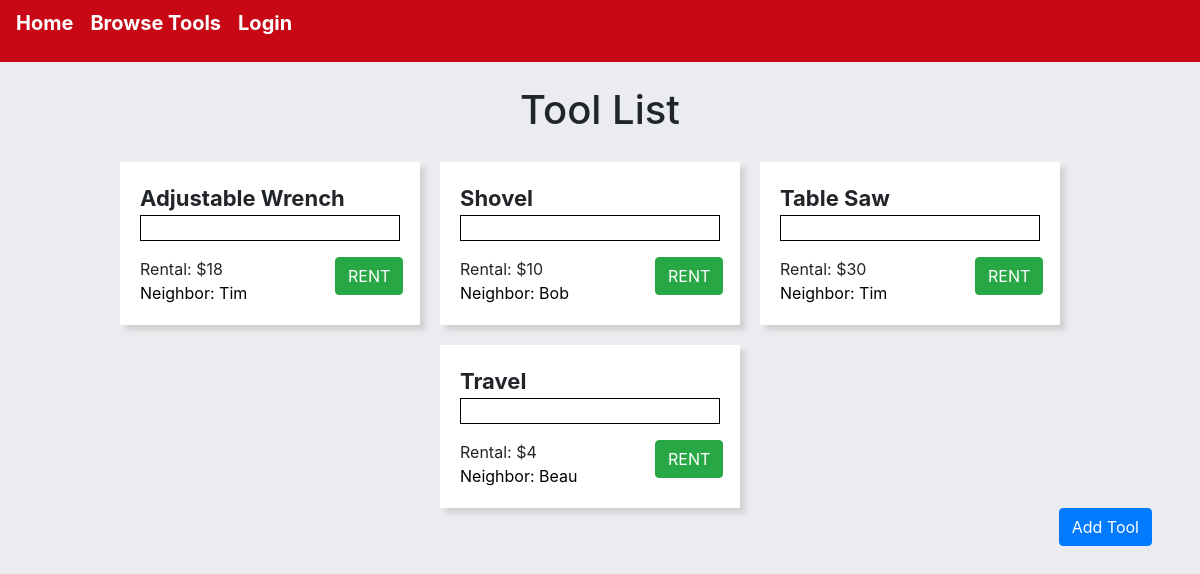
The page /tools/all/ on the database its author committed.
### tools/models.py (models this page shows, shortened)
class Tool(models.Model):
    AVAILABLE = 'AVAILABLE'
    NOT_AVAILABLE = 'NOT_AVAILABLE'
    AVAILABLE_CHOICES = [
        (AVAILABLE, 'Available'),
        (NOT_AVAILABLE, 'Not Available')
    ]
    name = models.CharField(max_length=255)
    picture = models.URLField(null=True)
    available = models.CharField(max_length=255, choices=AVAILABLE_CHOICES)
    price = models.IntegerField(null=True)
    neighbor = models.ForeignKey(User, on_delete=models.CASCADE, null=True)
    class Meta:
        ordering = ['name']

### tools/views.py (the view)
# urls.py: path('tools/all/', views.ListView.as_view(), name='tool_list'),
class ListView(generic.ListView):
    template_name = 'tools/tool_list.html'
    model = Tool
    def get_queryset(self):
        if 'pk' in self.kwargs:
            return Tool.objects.filter(neighbor = self.request.user)
        return Tool.objects.all()

### tools/templates/tools/tool_list.html (shortened to what this page needs)
{% extends 'tools/base.html'%}
{% block content %}
  <h1 class="d-flex justify-content-center mt-4">Tool List</h1>
  <div class="d-flex flex-wrap justify-content-center">
    {% for tool in object_list %}
    <div class="tool-container col-sm-6 col-lg-3">
        <div class="tool-name">{{tool.name}}</div>
        <div class="tool-img"><img src="{{tool.picture}}" alt=""></div>
      <div class="row no-gutters mt-3">
        <div class="col-9">
        <span class="row no-gutters">Rental: ${{tool.price}}</span>
        <span class="neighbor"><a href="#">Neighbor: {{tool.neighbor}}</a></span>
        </div>
        <div class="col-3">
        <button class="btn btn-success">RENT</button>
        </div>
      </div>
    </div>
    {% endfor %}
  </div>
      <div class="d-flex justify-content-end mr-5 mb-5">
      <a class="btn btn-primary" href="{% url 'tools:tool_create' %}">Add Tool</a>
      </div>
{% endblock content %}

### tools/static/styles.css (style rules this page uses)
* { box-sizing: border-box; }
body { background-color: #EAECEF; width: 100%; }
.tool-container { background-color: #FFF; margin-top: 20px; margin-right: 20px; box-shadow: 5px 5px 5px #D1D1D1; padding: 20px; }
.tool-img { border: solid 1px black; }
.neighbor a { color: #000; }
.tool-name { font-size: 22px; font-weight: bold; }

### rows shown on the page
Tool: name "Adjustable Wrench", price "18", neighbor "Tim"
Tool: name "Shovel", price "10", neighbor "Bob"
Tool: name "Table Saw", price "30", neighbor "Tim"
Tool: name "Travel", price "4", neighbor "Beau"
